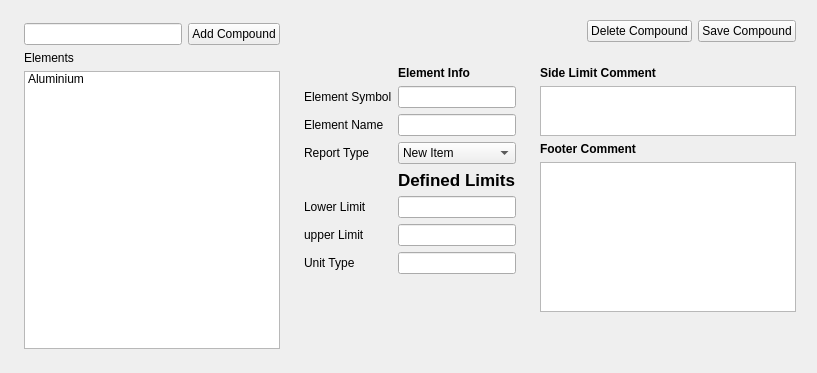
             <widget class="QWidget" name="icpElements">
              <attribute name="title">
               <string>Elements</string>
              </attribute>
              <layout class="QHBoxLayout" name="horizontalLayout_17">
               <property name="leftMargin">
                <number>12</number>
               </property>
               <property name="rightMargin">
                <number>12</number>
               </property>
               <property name="bottomMargin">
                <number>12</number>
               </property>
               <item>
                <widget class="QWidget" name="icpElementsWidget" native="true">
                 <property name="maximumSize">
                  <size>
                   <width>350</width>
                   <height>16777215</height>
                  </size>
                 </property>
                 <property name="styleSheet">
                  <string notr="true"/>
                 </property>
                 <layout class="QVBoxLayout" name="verticalLayout_24">
                  <property name="leftMargin">
                   <number>12</number>
                  </property>
                  <property name="topMargin">
                   <number>12</number>
                  </property>
                  <property name="bottomMargin">
                   <number>12</number>
                  </property>
                  <item>
                   <widget class="QWidget" name="widget_41" native="true">
                    <property name="minimumSize">
                     <size>
                      <width>0</width>
                      <height>0</height>
                     </size>
                    </property>
                    <layout class="QHBoxLayout" name="horizontalLayout_18">
                     <property name="leftMargin">
                      <number>0</number>
                     </property>
                     <property name="topMargin">
                      <number>0</number>
                     </property>
                     <property name="rightMargin">
                      <number>0</number>
                     </property>
                     <property name="bottomMargin">
                      <number>0</number>
                     </property>
                     <item>
                      <widget class="QLineEdit" name="elementInput">
                       <property name="minimumSize">
                        <size>
                         <width>0</width>
                         <height>0</height>
                        </size>
                       </property>
                      </widget>
                     </item>
                     <item>
                      <widget class="QPushButton" name="addElementBtn">
                       <property name="text">
                        <string>Add Compound</string>
                       </property>
                       <property name="checkable">
                        <bool>true</bool>
                       </property>
                      </widget>
                     </item>
                    </layout>
                   </widget>
                  </item>
                  <item>
                   <widget class="QLabel" name="label_22">
                    <property name="text">
                     <string>Elements </string>
                    </property>
                   </widget>
                  </item>
                  <item>
                   <widget class="QListWidget" name="definedElements">
                    <property name="font">
                     <font/>
                    </property>
                    <property name="styleSheet">
                     <string notr="true"/>
                    </property>
                    <item>
                     <property name="text">
                      <string>Aluminium</string>
                     </property>
                    </item>
                   </widget>
                  </item>
                 </layout>
                </widget>
               </item>
               <item>
                <widget class="QWidget" name="icpElementContent" native="true">
                 <property name="styleSheet">
                  <string notr="true"/>
                 </property>
                 <layout class="QGridLayout" name="gridLayout_4">
                  <property name="leftMargin">
                   <number>0</number>
                  </property>
                  <property name="topMargin">
                   <number>0</number>
                  </property>
                  <property name="rightMargin">
                   <number>0</number>
                  </property>
                  <property name="bottomMargin">
                   <number>0</number>
                  </property>
                  <item row="1" column="0">
                   <widget class="QWidget" name="icpElementInfoWidget" native="true">
                    <property name="maximumSize">
                     <size>
                      <width>16777215</width>
                      <height>16777215</height>
                     </size>
                    </property>
                    <property name="styleSheet">
                     <string notr="true"/>
                    </property>
                    <layout class="QGridLayout" name="gridLayout_12">
                     <item row="1" column="0">
                      <widget class="QLabel" name="label_32">
                       <property name="text">
                        <string>Element Symbol</string>
                       </property>
                      </widget>
                     </item>
                     <item row="2" column="1">
                      <widget class="QLineEdit" name="elementNameinput"/>
                     </item>
                     <item row="1" column="1">
                      <widget class="QLineEdit" name="symbolInput"/>
                     </item>
                     <item row="2" column="0">
                      <widget class="QLabel" name="label_36">
                       <property name="text">
                        <string>Element Name </string>
                       </property>
                      </widget>
                     </item>
                     <item row="8" column="1">
                      <spacer name="verticalSpacer_5">
                       <property name="orientation">
                        <enum>Qt::Vertical</enum>
                       </property>
                       <property name="sizeHint" stdset="0">
                        <size>
                         <width>20</width>
                         <height>40</height>
                        </size>
                       </property>
                      </spacer>
                     </item>
                     <item row="7" column="0">
                      <widget class="QLabel" name="label_40">
                       <property name="text">
                        <string>Unit Type</string>
                       </property>
                      </widget>
                     </item>
                     <item row="5" column="1">
                      <widget class="QLineEdit" name="lowerLimit"/>
                     </item>
                     <item row="6" column="0">
                      <widget class="QLabel" name="label_39">
                       <property name="text">
                        <string>upper Limit </string>
                       </property>
                      </widget>
                     </item>
                     <item row="6" column="1">
                      <widget class="QLineEdit" name="upperLimit"/>
                     </item>
                     <item row="5" column="0">
                      <widget class="QLabel" name="label_38">
                       <property name="text">
                        <string>Lower Limit</string>
                       </property>
                      </widget>
                     </item>
                     <item row="7" column="1">
                      <widget class="QLineEdit" name="unitType"/>
                     </item>
                     <item row="3" column="0">
                      <widget class="QLabel" name="label_37">
                       <property name="text">
                        <string>Report Type</string>
                       </property>
                      </widget>
                     </item>
                     <item row="4" column="1">
                      <widget class="QLabel" name="label_48">
                       <property name="font">
                        <font>
                         <pointsize>13</pointsize>
                         <weight>75</weight>
                         <bold>true</bold>
                        </font>
                       </property>
                       <property name="text">
                        <string>Defined Limits</string>
                       </property>
                      </widget>
                     </item>
                     <item row="3" column="1">
                      <widget class="QComboBox" name="reportTypeDropdown">
                       <property name="minimumSize">
                        <size>
                         <width>98</width>
                         <height>0</height>
                        </size>
                       </property>
                       <item>
                        <property name="text">
                         <string>New Item</string>
                        </property>
                       </item>
                      </widget>
                     </item>
                     <item row="0" column="1">
                      <widget class="QLabel" name="label_33">
                       <property name="font">
                        <font>
                         <weight>75</weight>
                         <bold>true</bold>
                        </font>
                       </property>
                       <property name="text">
                        <string>Element Info </string>
                       </property>
                      </widget>
                     </item>
                    </layout>
                   </widget>
                  </item>
                  <item row="0" column="0" colspan="2" alignment="Qt::AlignTop">
                   <widget class="QWidget" name="icpSaveCompWidget" native="true">
                    <property name="minimumSize">
                     <size>
                      <width>0</width>
                      <height>0</height>
                     </size>
                    </property>
                    <property name="styleSheet">
                     <string notr="true"/>
                    </property>
                    <layout class="QGridLayout" name="gridLayout_8">
                     <item row="0" column="2">
                      <widget class="QPushButton" name="saveCompBtn">
                       <property name="text">
                        <string>Save Compound</string>
                       </property>
                       <property name="checkable">
                        <bool>true</bool>
                       </property>
                      </widget>
                     </item>
                     <item row="0" column="0">
                      <spacer name="horizontalSpacer_9">
                       <property name="orientation">
                        <enum>Qt::Horizontal</enum>
                       </property>
                       <property name="sizeHint" stdset="0">
                        <size>
                         <width>40</width>
                         <height>20</height>
                        </size>
                       </property>
                      </spacer>
                     </item>
                     <item row="0" column="1">
                      <widget class="QPushButton" name="deleteCompBtn">
                       <property name="text">
                        <string>Delete Compound</string>
                       </property>
                       <property name="checkable">
                        <bool>true</bool>
                       </property>
                      </widget>
                     </item>
                    </layout>
                   </widget>
                  </item>
                  <item row="1" column="1">
                   <widget class="QWidget" name="icpReportTypeWidget" native="true">
                    <property name="maximumSize">
                     <size>
                      <width>16777215</width>
                      <height>16777215</height>
                     </size>
                    </property>
                    <property name="styleSheet">
                     <string notr="true"/>
                    </property>
                    <layout class="QVBoxLayout" name="verticalLayout_38">
                     <item>
                      <widget class="QLabel" name="label_41">
                       <property name="font">
                        <font>
                         <weight>75</weight>
                         <bold>true</bold>
                        </font>
                       </property>
                       <property name="text">
                        <string>Side Limit Comment</string>
                       </property>
                      </widget>
                     </item>
                     <item>
                      <widget class="QPlainTextEdit" name="RightSideComment">
                       <property name="minimumSize">
                        <size>
                         <width>200</width>
                         <height>0</height>
                        </size>
                       </property>
                       <property name="maximumSize">
                        <size>
                         <width>16777215</width>
                         <height>50</height>
                        </size>
                       </property>
                      </widget>
                     </item>
                     <item>
                      <widget class="QLabel" name="label_29">
                       <property name="font">
                        <font>
                         <weight>75</weight>
                         <bold>true</bold>
                        </font>
                       </property>
                       <property name="text">
                        <string>Footer Comment</string>
                       </property>
                      </widget>
                     </item>
                     <item>
                      <widget class="QPlainTextEdit" name="icpElementFooterComment">
                       <property name="minimumSize">
                        <size>
                         <width>200</width>
                         <height>0</height>
                        </size>
                       </property>
                       <property name="maximumSize">
                        <size>
                         <width>16777215</width>
                         <height>150</height>
                        </size>
                       </property>
                       <property name="frameShape">
                        <enum>QFrame::StyledPanel</enum>
                       </property>
                       <property name="frameShadow">
                        <enum>QFrame::Raised</enum>
                       </property>
                       <property name="sizeAdjustPolicy">
                        <enum>QAbstractScrollArea::AdjustIgnored</enum>
                       </property>
                      </widget>
                     </item>
                     <item>
                      <spacer name="verticalSpacer_4">
                       <property name="orientation">
                        <enum>Qt::Vertical</enum>
                       </property>
                       <property name="sizeHint" stdset="0">
                        <size>
                         <width>20</width>
                         <height>40</height>
                        </size>
                       </property>
                      </spacer>
                     </item>
                    </layout>
                   </widget>
                  </item>
                 </layout>
                </widget>
               </item>
              </layout>
             </widget>
